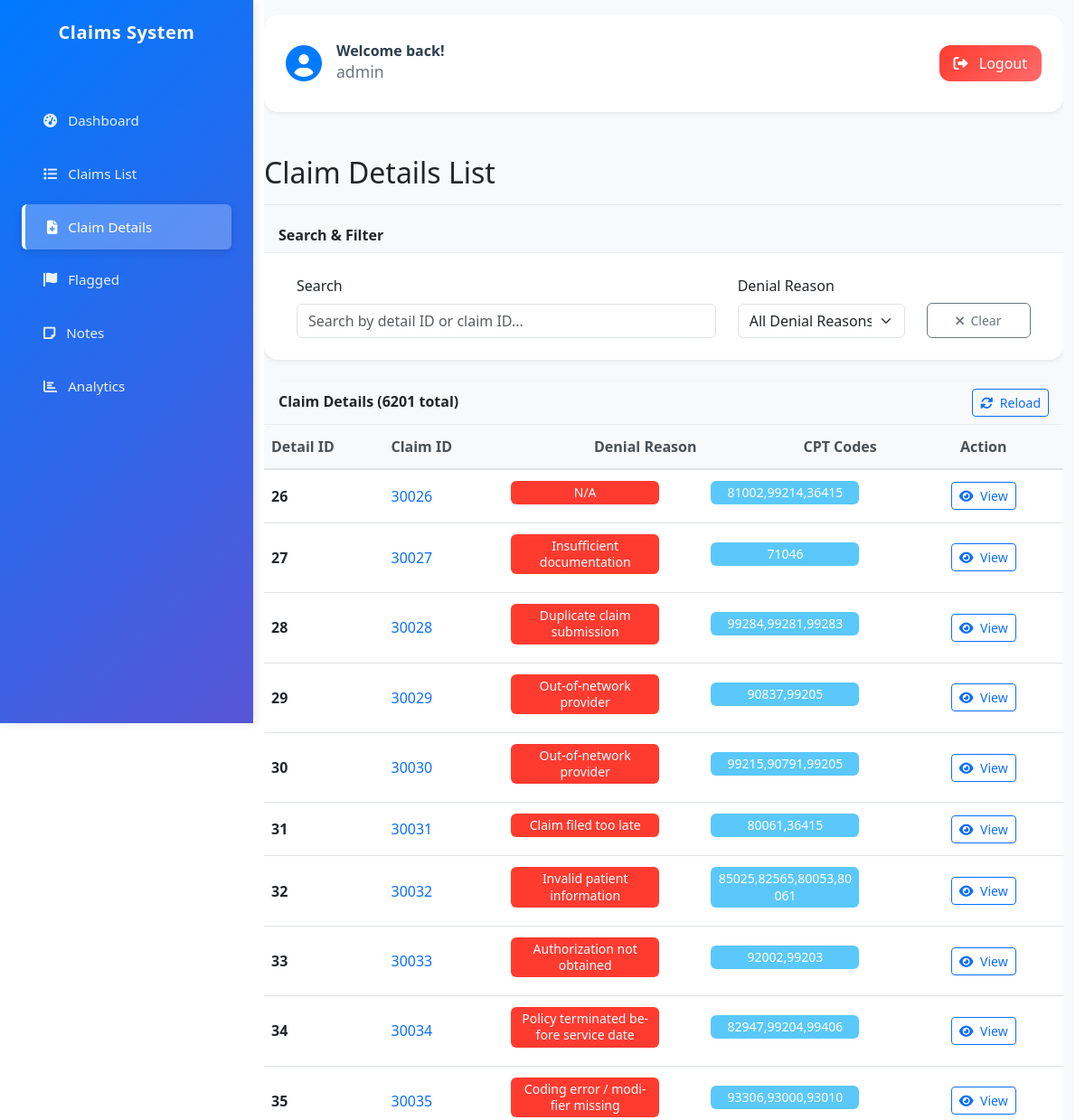
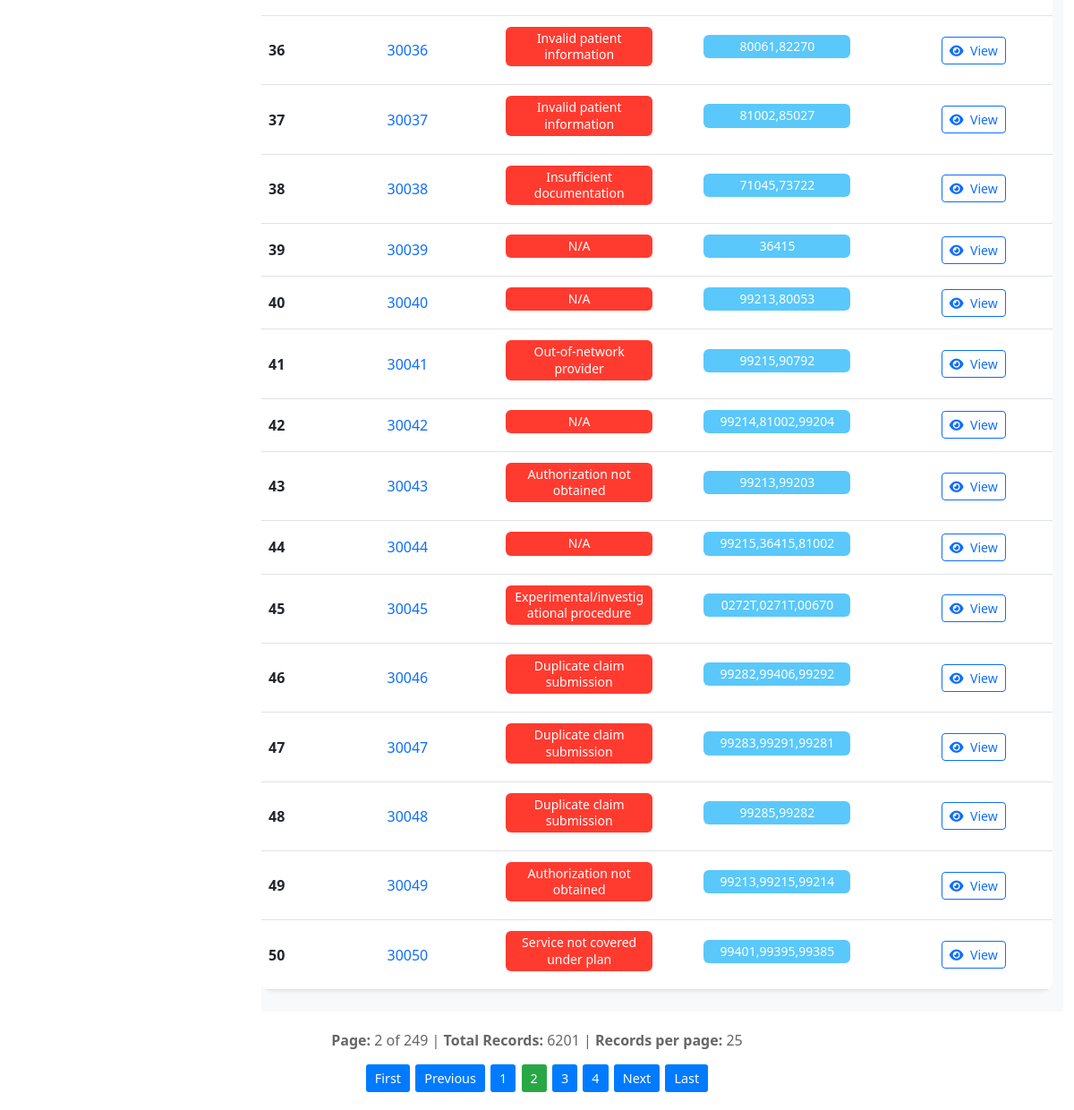
Screenshot of /dashboard/claim-details/?page=2 (signed in) with the database file from the repository (2 pictures, top to bottom).
### backend/claims/models.py (models this page shows, shortened)
class ClaimDetail(models.Model):
    id = models.IntegerField(primary_key=True)
    claim_id = models.BigIntegerField()
    denial_reason = models.CharField(max_length=500, blank=True, null=True)
    cpt_codes = models.CharField(max_length=500, blank=True, null=True)
    class Meta:
        db_table = 'claim_detail'
        verbose_name = 'Claim Detail'
        verbose_name_plural = 'Claim Details'

### backend/claims/views.py (the view)
# urls.py: path('claim-details/', views.claim_details_list, name='claim_details_list'),
@login_required
def claim_details_list(request):
    details = ClaimDetail.objects.all()
    search_query = request.GET.get('search', '')
    if search_query:
        details = details.filter(
            Q(claim_id__icontains=search_query) |
            Q(denial_reason__icontains=search_query) |
            Q(cpt_codes__icontains=search_query)
        )
    denial_filter = request.GET.get('denial_reason', '')
    if denial_filter:
        if denial_filter == 'No Denial':
            details = details.filter(denial_reason__isnull=True) | details.filter(denial_reason='')
        else:
            details = details.filter(denial_reason=denial_filter)
    denial_reasons = ClaimDetail.objects.exclude(
        denial_reason__isnull=True
    ).exclude(
        denial_reason=''
    ).values_list('denial_reason', flat=True).distinct()
    details = details.order_by('id')  # Order by ID for consistent pagination
    paginator = Paginator(details, 25)
    page_number = request.GET.get('page')
    page_obj = paginator.get_page(page_number)
    context = {
        'page_obj': page_obj,
        'search_query': search_query,
        'denial_filter': denial_filter,
        'denial_reasons': denial_reasons,
    }
    return render(request, 'claims/claim_details_list.html', context)

### frontend/templates/claims/claim_details_list.html (shortened to what this page needs)
{% extends 'base.html' %}
{% block content %}
<div class="d-flex justify-content-between align-items-center pt-3 pb-2 mb-3 border-bottom">
    <h1 class="h2 fs-2">Claim Details List</h1>
</div>
<div class="card shadow-sm mb-4" x-data="{
    searchQuery: '{{ search_query }}'
}">
    <div class="card-header bg-light">
        <h6 class="m-0 fw-bold fs-6">Search & Filter</h6>
    </div>
    <div class="card-body p-4">
                <form method="get" class="row g-3" id="searchForm" onsubmit="claimDetailsApplyFilters(); return false;">
            <div class="col-7">
                <label for="search" class="form-label">Search</label>
                <input type="text" class="form-control" id="search" name="search"
                       value="{{ search_query }}" placeholder="Search by detail ID or claim ID..." oninput="debouncedClaimDetailsSearch()">
            </div>
            <div class="col-3">
                <label for="denial_reason" class="form-label">Denial Reason</label>
                <select class="form-select" id="denial_reason" name="denial_reason" onchange="claimDetailsApplyFilters()">
                    <option value="">All Denial Reasons</option>
                </select>
            </div>
            <div class="col-2 d-flex align-items-end">
                <button type="button" class="btn btn-outline-secondary btn-clear" onclick="document.getElementById('search').value=''; document.getElementById('denial_reason').value=''; claimDetailsApplyFilters(true);">
                    <i class="fas fa-times me-1"></i>
                    <span class="">Clear</span>
                </button>
            </div>
        </form>
    </div>
</div>
<div class="card shadow-sm" id="claim-details-results">
    <div class="card-header bg-light d-flex justify-content-between align-items-center">
        <h6 class="m-0 fw-bold fs-6">Claim Details ({{ page_obj.paginator.count }} total)</h6>
        <div class="btn-group" role="group">
            <button type="button" class="btn btn-outline-primary btn-sm" onclick="reloadClaimDetails()">
                <i class="fas fa-sync-alt me-1"></i>
                <span class="">Reload</span>
            </button>
        </div>
    </div>
    <div class="card-body p-0">
                    <div class="table-responsive claim-line-items">
                        <table class="table table-hover table-sm mb-0">
                            <thead class="table-light">
                                <tr>
                                                                <th class="text-nowrap" style="width: 15%;">Detail ID</th>
                            <th class="text-nowrap" style="width: 15%;">Claim ID</th>
                            <th class="text-nowrap" style="width: 25%; padding-left: 100px;">Denial Reason</th>
                            <th class="text-nowrap" style="width: 25%; padding-left: 110px;">CPT Codes</th>
                            <th class="text-nowrap text-center" style="width: 20%;">Action</th>
                                </tr>
                            </thead>
                            <tbody>
                                {% for detail in page_obj %}
                                <tr>
                                    <td class="text-nowrap align-middle"><strong>{{ detail.id }}</strong></td>
                                    <td class="text-nowrap align-middle">
                                        <a href="{% url 'claims:claim_detail' detail.claim_id %}" class="text-decoration-none">
                                            {{ detail.claim_id }}
                                        </a>
                                    </td>
                                    <td class="text-start">
                                        {% if detail.denial_reason %}
                                            <div class="bg-danger text-white rounded px-2 py-1" style="font-size: 0.875rem; white-space: normal; text-align: center; width: 80%; line-height: 1.3; margin-bottom: 0.5rem;">{{ detail.denial_reason }}</div>
                                        {% else %}
                                            <div class="bg-success text-white rounded px-2 py-1" style="font-size: 0.875rem; margin-bottom: 0.5rem;">No Denial</div>
                                        {% endif %}
                                    </td>
                                    <td class="text-nowrap">
                                        {% if detail.cpt_codes %}
                                            <div class="bg-info text-white rounded px-2 py-1" style="font-size: 0.875rem; white-space: normal; text-align: center; width: 80%; line-height: 1.3; margin-bottom: 0.5rem;">{{ detail.cpt_codes }}</div>
                                        {% else %}
                                            <span class="text-muted">-</span>
                                        {% endif %}
                                    </td>
                                    <td class="text-center align-middle">
                                        <div class="btn-group" role="group">
                                            <a href="{% url 'claims:claim_detail' detail.claim_id %}" class="btn btn-sm btn-outline-primary">
                                                <i class="fas fa-eye me-1"></i>
                                                <span class="">View</span>
                                            </a>
                                        </div>
                                    </td>
                                </tr>
                                {% endfor %}
                            </tbody>
                        </table>
                    </div>
                </div>
            </div>
        </div>
    </div>
        {% if page_obj.has_other_pages %}
        <div id="pagination-section" style="margin: 20px 0; text-align: center;">
            <div style="margin-bottom: 15px; color: #666;">
                <strong>Page:</strong> {{ page_obj.number }} of {{ page_obj.paginator.num_pages }} |
                <strong>Total Records:</strong> {{ page_obj.paginator.count }} |
                <strong>Records per page:</strong> {{ page_obj.paginator.per_page }}
            </div>
                <div style="margin-bottom: 10px;">
                    {% if page_obj.has_previous %}
                        <a href="?page=1{% if search_query %}&search={{ search_query }}{% endif %}{% if denial_filter %}&denial_reason={{ denial_filter }}{% endif %}#pagination-section"
                           style="display: inline-block; margin: 0 1px; padding: 5px 10px; background: #007bff; color: white; text-decoration: none; border-radius: 3px; font-size: 0.9rem;">
                            First
                        </a>
                        <a href="?page={{ page_obj.previous_page_number }}{% if search_query %}&search={{ search_query }}{% endif %}{% if denial_filter %}&denial_reason={{ denial_filter }}{% endif %}#pagination-section"
                           style="display: inline-block; margin: 0 1px; padding: 5px 10px; background: #007bff; color: white; text-decoration: none; border-radius: 3px; font-size: 0.9rem;">
                            Previous
                        </a>
                    {% endif %}
                    {% for num in page_obj.paginator.page_range %}
                        {% if page_obj.number == num %}
                            <span style="display: inline-block; margin: 0 1px; padding: 5px 10px; background: #28a745; color: white; border-radius: 3px; font-size: 0.9rem;">
                                {{ num }}
                            </span>
                        {% elif num > page_obj.number|add:'-3' and num < page_obj.number|add:'3' %}
                            <a href="?page={{ num }}{% if search_query %}&search={{ search_query }}{% endif %}{% if denial_filter %}&denial_reason={{ denial_filter }}{% endif %}#pagination-section"
                               style="display: inline-block; margin: 0 1px; padding: 5px 10px; background: #007bff; color: white; text-decoration: none; border-radius: 3px; font-size: 0.9rem;">
                                {{ num }}
                            </a>
                        {% endif %}
                    {% endfor %}
                    {% if page_obj.has_next %}
                        <a href="?page={{ page_obj.next_page_number }}{% if search_query %}&search={{ search_query }}{% endif %}{% if denial_filter %}&denial_reason={{ denial_filter }}{% endif %}#pagination-section"
                           style="display: inline-block; margin: 0 1px; padding: 5px 10px; background: #007bff; color: white; text-decoration: none; border-radius: 3px; font-size: 0.9rem;">
                            Next
                        </a>
                        <a href="?page={{ page_obj.paginator.num_pages }}{% if search_query %}&search={{ search_query }}{% endif %}{% if denial_filter %}&denial_reason={{ denial_filter }}{% endif %}#pagination-section"
                           style="display: inline-block; margin: 0 1px; padding: 5px 10px; background: #007bff; color: white; text-decoration: none; border-radius: 3px; font-size: 0.9rem;">
                            Last
                        </a>
                    {% endif %}
                </div>
    </div>
    {% endif %}
</div>
{% endblock %}

### frontend/templates/base.html (shortened to what this page needs)
{% load static %}
<!DOCTYPE html>
<html lang="en">
<head>
    <link href="https://cdn.jsdelivr.net/npm/bootstrap@5.3.0/dist/css/bootstrap.min.css" rel="stylesheet">
    <link href="https://cdnjs.cloudflare.com/ajax/libs/font-awesome/6.0.0/css/all.min.css" rel="stylesheet">
</head>
<body>
    <div class="container-fluid">
        <div class="row">
            <nav class="sidebar" id="sidebarOffcanvas">
                <div class="d-flex flex-column h-100">
                    <div class="text-center mb-4 px-3">
                        <h4 class="text-white">Claims System</h4>
                    </div>
                    <ul class="nav flex-column">
                        <li class="nav-item">
                            <a class="nav-link {% if request.resolver_match.url_name == 'dashboard' %}active{% endif %}" href="{% url 'claims:dashboard' %}">
                                <i class="fas fa-tachometer-alt me-2"></i>
                                Dashboard
                            </a>
                        </li>
                        <li class="nav-item">
                            <a class="nav-link {% if request.resolver_match.url_name == 'claim_list' %}active{% endif %}" href="{% url 'claims:claim_list' %}">
                                <i class="fas fa-list me-2"></i>
                                Claims List
                            </a>
                        </li>
                        <li class="nav-item">
                            <a class="nav-link {% if request.resolver_match.url_name == 'claim_details_list' %}active{% endif %}" href="{% url 'claims:claim_details_list' %}">
                                <i class="fas fa-file-medical me-2"></i>
                                Claim Details
                            </a>
                        </li>
                        <li class="nav-item">
                            <a class="nav-link {% if request.resolver_match.url_name == 'flagged_claims' %}active{% endif %}" href="{% url 'claims:flagged_claims' %}">
                                <i class="fas fa-flag me-2"></i>
                                Flagged
                            </a>
                        </li>
                        <li class="nav-item">
                            <a class="nav-link {% if request.resolver_match.url_name == 'notes_list' %}active{% endif %}" href="{% url 'claims:notes_list' %}">
                                <i class="fas fa-note-sticky me-2"></i>
                                Notes
                            </a>
                        </li>
                        <li class="nav-item">
                            <a class="nav-link {% if request.resolver_match.url_name == 'analytics' %}active{% endif %}" href="{% url 'claims:analytics' %}">
                                <i class="fas fa-chart-bar me-2"></i>
                                Analytics
                            </a>
                        </li>
                    </ul>
                </div>
            </nav>
            <main class="main-content">
                <div class="pt-3 pb-2 mb-3 content-wrapper">
                    {% if user.is_authenticated %}
                    <div class="user-header">
                        <div class="d-flex justify-content-between align-items-center gap-3">
                            <div class="welcome-section">
                                <div class="welcome-icon">
                                    <i class="fas fa-user-circle"></i>
                                </div>
                                <div class="welcome-text">
                                    <h6 class="welcome-title mb-0">Welcome back!</h6>
                                    <small class="welcome-subtitle">{{ user.username }}</small>
                                </div>
                            </div>
                            <div class="logout-section">
                                <a href="{% url 'logout' %}" class="btn btn-logout">
                                    <i class="fas fa-sign-out-alt me-2"></i>
                                    Logout
                                </a>
                            </div>
                        </div>
                    </div>
                    {% endif %}
                    {% block content %}{% endblock %}
</body>
</html>

### rows the page displays
ClaimDetail: id "26", claim_id "30026", denial_reason "N/A", cpt_codes "81002,99214,36415"
ClaimDetail: id "27", claim_id "30027", denial_reason "Insufficient documentation", cpt_codes "71046"
ClaimDetail: id "28", claim_id "30028", denial_reason "Duplicate claim submission", cpt_codes "99284,99281,99283"
ClaimDetail: id "29", claim_id "30029", denial_reason "Out-of-network provider", cpt_codes "90837,99205"
ClaimDetail: id "30", claim_id "30030", denial_reason "Out-of-network provider", cpt_codes "99215,90791,99205"
ClaimDetail: id "31", claim_id "30031", denial_reason "Claim filed too late", cpt_codes "80061,36415"
ClaimDetail: id "32", claim_id "30032", denial_reason "Invalid patient information", cpt_codes "85025,82565,80053,80061"
ClaimDetail: id "33", claim_id "30033", denial_reason "Authorization not obtained", cpt_codes "92002,99203"
ClaimDetail: id "34", claim_id "30034", denial_reason "Policy terminated before service date", cpt_codes "82947,99204,99406"
ClaimDetail: id "35", claim_id "30035", denial_reason "Coding error / modifier missing", cpt_codes "93306,93000,93010"
ClaimDetail: id "36", claim_id "30036", denial_reason "Invalid patient information", cpt_codes "80061,82270"
ClaimDetail: id "37", claim_id "30037", denial_reason "Invalid patient information", cpt_codes "81002,85027"
ClaimDetail: id "38", claim_id "30038", denial_reason "Insufficient documentation", cpt_codes "71045,73722"
ClaimDetail: id "39", claim_id "30039", denial_reason "N/A", cpt_codes "36415"
ClaimDetail: id "40", claim_id "30040", denial_reason "N/A", cpt_codes "99213,80053"
ClaimDetail: id "41", claim_id "30041", denial_reason "Out-of-network provider", cpt_codes "99215,90792"
ClaimDetail: id "42", claim_id "30042", denial_reason "N/A", cpt_codes "99214,81002,99204"
ClaimDetail: id "43", claim_id "30043", denial_reason "Authorization not obtained", cpt_codes "99213,99203"
ClaimDetail: id "44", claim_id "30044", denial_reason "N/A", cpt_codes "99215,36415,81002"
ClaimDetail: id "45", claim_id "30045", denial_reason "Experimental/investigational procedure", cpt_codes "0272T,0271T,00670"
ClaimDetail: id "46", claim_id "30046", denial_reason "Duplicate claim submission", cpt_codes "99282,99406,99292"
ClaimDetail: id "47", claim_id "30047", denial_reason "Duplicate claim submission", cpt_codes "99283,99291,99281"
ClaimDetail: id "48", claim_id "30048", denial_reason "Duplicate claim submission", cpt_codes "99285,99282"
ClaimDetail: id "49", claim_id "30049", denial_reason "Authorization not obtained", cpt_codes "99213,99215,99214"
ClaimDetail: id "50", claim_id "30050", denial_reason "Service not covered under plan", cpt_codes "99401,99395,99385"

### other values shown
{{ user.username }} "admin"
{{ page_obj.paginator.count }} "6201"
{{ page_obj.number }} "2"
{{ page_obj.paginator.num_pages }} "249"
{{ page_obj.paginator.per_page }} "25"
{{ num }} "1" "3" "4"
{{ num }} "2"
